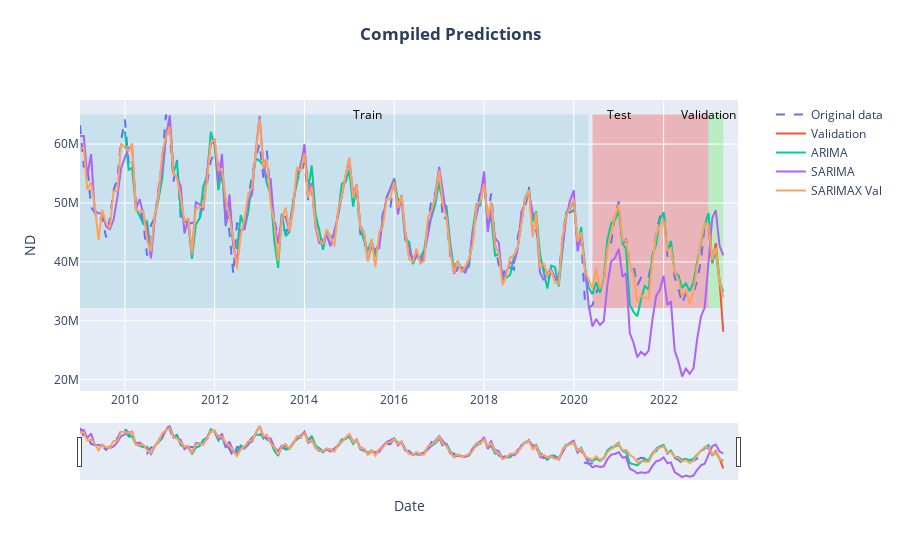

Here is the notebook cell this chart was saved with:
### Code cell
fig = go.Figure()

fig.add_trace(go.Scatter(x=df_monthly.index, y=df_monthly['nd'], name='Original data', line=dict(dash='dash')))
fig.add_trace(go.Scatter(x=validation_monthly.index, y=validation_monthly['ND'], name='Validation', mode='lines'))
fig.add_trace(go.Scatter(x=full_arima.index, y=full_arima.replace(0, None), name='ARIMA'))
fig.add_trace(go.Scatter(x=full_sarima.index, y=full_sarima, name='SARIMA'))
fig.add_trace(go.Scatter(x=full_sarimax.index, y=full_sarimax, name='SARIMAX Val'))

# Add shaded regions
fig.add_shape(type='rect', x0='2009-01-01', x1='2020-05-01', y0=fig.data[0].y.min(),
              y1=fig.data[0].y.max(), fillcolor='lightblue', opacity=0.5, layer='below', line_width=0, name='Train')
fig.add_shape(type='rect', x0='2020-06-01', x1='2023-01-01', y0=fig.data[0].y.min(),
              y1=fig.data[0].y.max(), fillcolor='lightcoral', opacity=0.5, layer='below', line_width=0, name='Test')
fig.add_shape(type='rect', x0=validation_monthly.index.min(), x1=validation_monthly.index.max(), y0=fig.data[0].y.min(), y1=fig.data[0].y.max(),
              fillcolor='lightgreen', opacity=0.5, layer='below', line_width=0, name='Validation')

fig.add_annotation(x='2015-06-01', y=fig.data[0].y.max(), text='Train', showarrow=False, font=dict(color='black'))
fig.add_annotation(x='2021-01-01', y=fig.data[0].y.max(), text='Test', showarrow=False, font=dict(color='black'))
fig.add_annotation(x=validation_monthly.index.min(), y=fig.data[0].y.max(), text='Validation', showarrow=False, font=dict(color='black'))

fig.update_layout(
    title={
        'text': '<b>Compiled Predictions</b>',
        'x': 0.5,
        'xanchor': 'center',
        'y': 0.95,
        'yanchor': 'top'},
    xaxis_title='Date',
    yaxis_title='ND',
    legend=dict(x=1.05, y=1),
    showlegend=True,
    xaxis_rangeslider_visible=True)

fig.show()

### Figure 1 — Plotly figure (JSON) as saved in the notebook; plotly's stock layout.template omitted (floating-point values rounded to 4 significant figures; data arrays with more than 128 entries replaced by an {"elided": "..."} marker saying what was removed)
{"data": [{"line": {"dash": "dash"}, "name": "Original data", "type": "scatter", "x": {"elided": "169 str values"}, "y": {"elided": "169 int values"}}, {"mode": "lines", "name": "Validation", "type": "scatter", "x": ["2023-01-01T00:00:00", "2023-02-01T00:00:00", "2023-03-01T00:00:00", "2023-04-01T00:00:00", "2023-05-01T00:00:00"], "y": [45692038, 39747240, 43182167, 36750722, 28149577]}, {"name": "ARIMA", "type": "scatter", "x": {"elided": "174 str values"}, "y": {"elided": "174 float values"}}, {"name": "SARIMA", "type": "scatter", "x": {"elided": "172 str values"}, "y": {"elided": "172 float values"}}, {"name": "SARIMAX Val", "type": "scatter", "x": {"elided": "174 str values"}, "y": {"elided": "174 float values"}}], "layout": {"annotations": [{"font": {"color": "black"}, "showarrow": false, "text": "Train", "x": "2015-06-01", "y": 65015253}, {"font": {"color": "black"}, "showarrow": false, "text": "Test", "x": "2021-01-01", "y": 65015253}, {"font": {"color": "black"}, "showarrow": false, "text": "Validation", "x": "2023-01-01T00:00:00", "y": 65015253}], "legend": {"x": 1.05, "y": 1}, "shapes": [{"fillcolor": "lightblue", "layer": "below", "line": {"width": 0}, "name": "Train", "opacity": 0.5, "type": "rect", "x0": "2009-01-01", "x1": "2020-05-01", "y0": 32156997, "y1": 65015253}, {"fillcolor": "lightcoral", "layer": "below", "line": {"width": 0}, "name": "Test", "opacity": 0.5, "type": "rect", "x0": "2020-06-01", "x1": "2023-01-01", "y0": 32156997, "y1": 65015253}, {"fillcolor": "lightgreen", "layer": "below", "line": {"width": 0}, "name": "Validation", "opacity": 0.5, "type": "rect", "x0": "2023-01-01T00:00:00", "x1": "2023-05-01T00:00:00", "y0": 32156997, "y1": 65015253}], "showlegend": true, "title": {"text": "<b>Compiled Predictions</b>", "x": 0.5, "xanchor": "center", "y": 0.95, "yanchor": "top"}, "xaxis": {"rangeslider": {"visible": true}, "title": {"text": "Date"}}, "yaxis": {"title": {"text": "ND"}}}}
